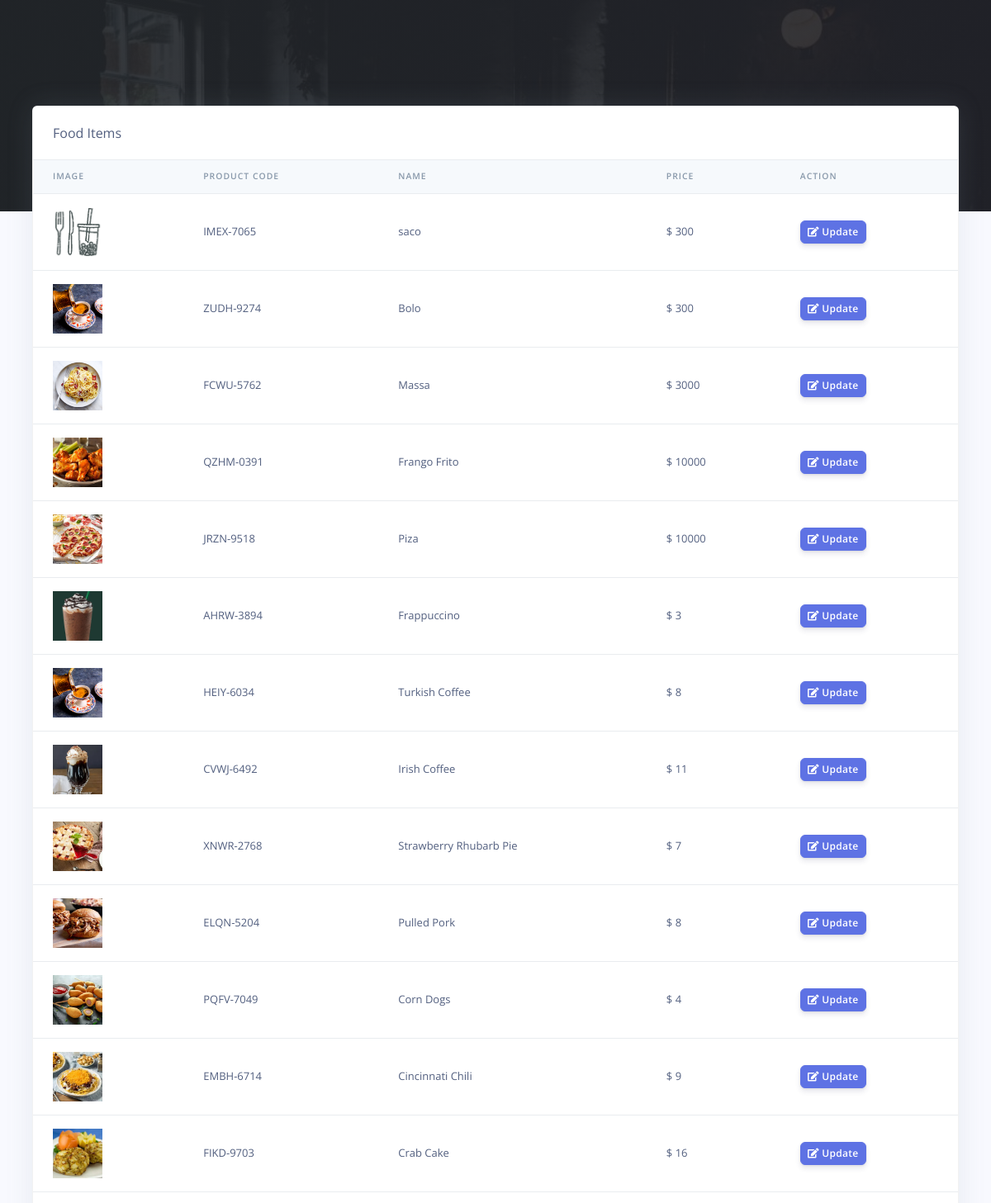
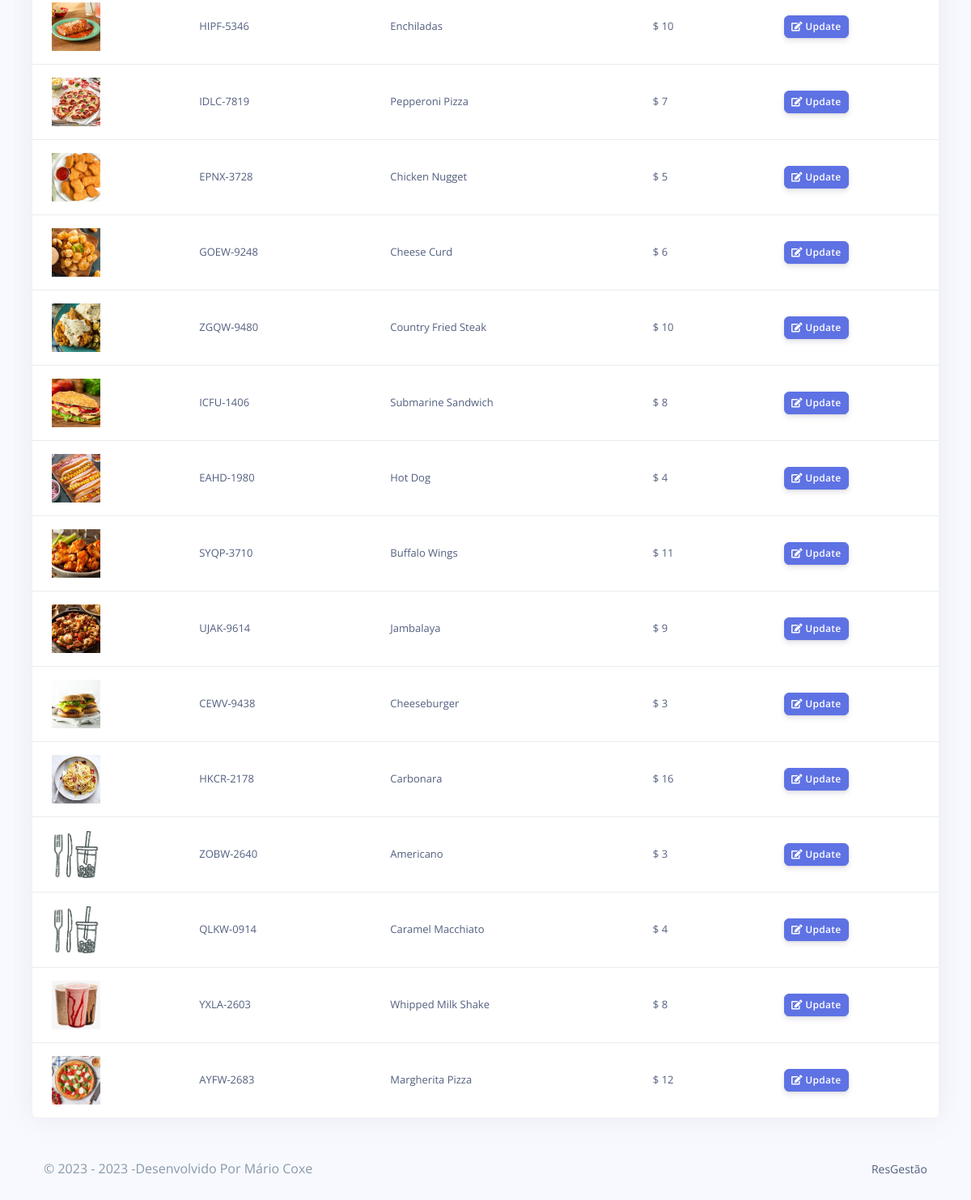
The app's page /pos/cashier/products.php (signed in) with its own data (2 pictures, top to bottom).
### tables this page shows
CREATE TABLE `rpos_products` (
  `prod_id` varchar(200) NOT NULL,
  `prod_code` varchar(200) NOT NULL,
  `prod_name` varchar(200) NOT NULL,
  `prod_img` varchar(200) NOT NULL,
  `prod_desc` longtext NOT NULL,
  `prod_price` varchar(200) NOT NULL,
  `created_at` timestamp(6) NOT NULL DEFAULT CURRENT_TIMESTAMP(6) ON UPDATE CURRENT_TIMESTAMP(6)
);

### pos/cashier/products.php (the view, shortened to what this page needs)
<?php
include('config/config.php');
require_once('partials/_head.php');
?>
<body>
    <div class="main-content">
        <div class="container-fluid mt--8">
            <div class="row">
                <div class="col">
                    <div class="card shadow">
                        <div class="card-header border-0">
                            Food Items
                        </div>
                        <div class="table-responsive">
                            <table class="table align-items-center table-flush">
                                <thead class="thead-light">
                                    <tr>
                                        <th scope="col">Image</th>
                                        <th scope="col">Product Code</th>
                                        <th scope="col">Name</th>
                                        <th scope="col">Price</th>
                                        <th scope="col">Action</th>
                                    </tr>
                                </thead>
                                <tbody>
                                    <?php
                                    $ret = "SELECT * FROM  rpos_products  ORDER BY `rpos_products`.`created_at` DESC ";
                                    $stmt = $mysqli->prepare($ret);
                                    $stmt->execute();
                                    $res = $stmt->get_result();
                                    while ($prod = $res->fetch_object()) {
                                    ?>
                                        <tr>
                                            <td>
                                                <?php
                                                if ($prod->prod_img) {
                                                    echo "<img src='../admin/assets/img/products/$prod->prod_img' height='60' width='60 class='img-thumbnail'>";
                                                } else {
                                                    echo "<img src='../admin/assets/img/products/default.jpg' height='60' width='60 class='img-thumbnail'>";
                                                }
                                                ?>
                                            </td>
                                            <td><?php echo $prod->prod_code; ?></td>
                                            <td><?php echo $prod->prod_name; ?></td>
                                            <td>$ <?php echo $prod->prod_price; ?></td>
                                            <td>
                                                <a href="update_product.php?update=<?php echo $prod->prod_id; ?>">
                                                    <button class="btn btn-sm btn-primary">
                                                        <i class="fas fa-edit"></i>
                                                        Update
                                                    </button>
                                                </a>
                                            </td>
                                        </tr>
                                    <?php } ?>
                                </tbody>
                            </table>
                        </div>
                    </div>
                </div>
            </div>
            <?php
            require_once('partials/_footer.php');
            ?>
        </div>
    </div>
</body>
</html>

### records on screen
rpos_products: prod_code "IMEX-7065", prod_name "saco", prod_price "300"
rpos_products: prod_img (picture), prod_code "ZUDH-9274", prod_name "Bolo", prod_price "300"
rpos_products: prod_img (picture), prod_code "FCWU-5762", prod_name "Massa", prod_price "3000"
rpos_products: prod_img (picture), prod_code "QZHM-0391", prod_name "Frango Frito", prod_price "10000"
rpos_products: prod_img (picture), prod_code "JRZN-9518", prod_name "Piza", prod_price "10000"
rpos_products: prod_img (picture), prod_code "AHRW-3894", prod_name "Frappuccino", prod_price "3"
rpos_products: prod_img (picture), prod_code "HEIY-6034", prod_name "Turkish Coffee", prod_price "8"
rpos_products: prod_img (picture), prod_code "CVWJ-6492", prod_name "Irish Coffee", prod_price "11"
rpos_products: prod_img (picture), prod_code "XNWR-2768", prod_name "Strawberry Rhubarb Pie", prod_price "7"
rpos_products: prod_img (picture), prod_code "ELQN-5204", prod_name "Pulled Pork", prod_price "8"
rpos_products: prod_img (picture), prod_code "PQFV-7049", prod_name "Corn Dogs", prod_price "4"
rpos_products: prod_img (picture), prod_code "EMBH-6714", prod_name "Cincinnati Chili", prod_price "9"
rpos_products: prod_img (picture), prod_code "FIKD-9703", prod_name "Crab Cake", prod_price "16"
rpos_products: prod_img (picture), prod_code "HIPF-5346", prod_name "Enchiladas", prod_price "10"
rpos_products: prod_img (picture), prod_code "IDLC-7819", prod_name "Pepperoni Pizza", prod_price "7"
rpos_products: prod_img (picture), prod_code "EPNX-3728", prod_name "Chicken Nugget", prod_price "5"
rpos_products: prod_img (picture), prod_code "GOEW-9248", prod_name "Cheese Curd", prod_price "6"
rpos_products: prod_img (picture), prod_code "ZGQW-9480", prod_name "Country Fried Steak", prod_price "10"
rpos_products: prod_img (picture), prod_code "ICFU-1406", prod_name "Submarine Sandwich", prod_price "8"
rpos_products: prod_img (picture), prod_code "EAHD-1980", prod_name "Hot Dog", prod_price "4"
rpos_products: prod_img (picture), prod_code "SYQP-3710", prod_name "Buffalo Wings", prod_price "11"
rpos_products: prod_img (picture), prod_code "UJAK-9614", prod_name "Jambalaya", prod_price "9"
rpos_products: prod_img (picture), prod_code "CEWV-9438", prod_name "Cheeseburger", prod_price "3"
rpos_products: prod_img (picture), prod_code "HKCR-2178", prod_name "Carbonara", prod_price "16"
rpos_products: prod_code "ZOBW-2640", prod_name "Americano", prod_price "3"
rpos_products: prod_code "QLKW-0914", prod_name "Caramel Macchiato", prod_price "4"
rpos_products: prod_img (picture), prod_code "YXLA-2603", prod_name "Whipped Milk Shake", prod_price "8"
rpos_products: prod_img (picture), prod_code "AYFW-2683", prod_name "Margherita Pizza", prod_price "12"
